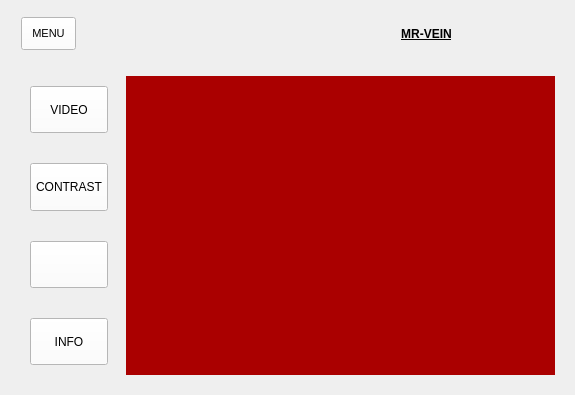
<?xml version="1.0" encoding="UTF-8"?>
<ui version="4.0">
 <class>MainWindow</class>
 <widget class="QMainWindow" name="MainWindow">
  <property name="geometry">
   <rect>
    <x>0</x>
    <y>0</y>
    <width>575</width>
    <height>395</height>
   </rect>
  </property>
  <property name="windowTitle">
   <string>MainWindow</string>
  </property>
  <widget class="QWidget" name="centralwidget">
   <property name="styleSheet">
    <string notr="true">*{
   background-color:transparent;
}

#centralwidget{
   background-color:transparent;
}

QPushButton{
   padding: 10px;
   background-color:white;
}

QToolButton{
   padding:10px;
   background-color:white;
}



</string>
   </property>
   <layout class="QVBoxLayout" name="verticalLayout">
    <item>
     <widget class="QFrame" name="header">
      <property name="minimumSize">
       <size>
        <width>0</width>
        <height>50</height>
       </size>
      </property>
      <property name="maximumSize">
       <size>
        <width>16777215</width>
        <height>50</height>
       </size>
      </property>
      <property name="frameShape">
       <enum>QFrame::StyledPanel</enum>
      </property>
      <property name="frameShadow">
       <enum>QFrame::Raised</enum>
      </property>
      <layout class="QHBoxLayout" name="horizontalLayout_2">
       <property name="spacing">
        <number>0</number>
       </property>
       <property name="leftMargin">
        <number>0</number>
       </property>
       <property name="topMargin">
        <number>0</number>
       </property>
       <property name="rightMargin">
        <number>0</number>
       </property>
       <property name="bottomMargin">
        <number>0</number>
       </property>
       <item alignment="Qt::AlignLeft">
        <widget class="QFrame" name="button_frame">
         <property name="font">
          <font>
           <pointsize>8</pointsize>
          </font>
         </property>
         <property name="frameShape">
          <enum>QFrame::StyledPanel</enum>
         </property>
         <property name="frameShadow">
          <enum>QFrame::Raised</enum>
         </property>
         <layout class="QHBoxLayout" name="horizontalLayout_3">
          <property name="spacing">
           <number>50</number>
          </property>
          <property name="leftMargin">
           <number>10</number>
          </property>
          <property name="topMargin">
           <number>5</number>
          </property>
          <property name="rightMargin">
           <number>10</number>
          </property>
          <property name="bottomMargin">
           <number>5</number>
          </property>
          <item>
           <widget class="QPushButton" name="menu_button">
            <property name="sizePolicy">
             <sizepolicy hsizetype="Preferred" vsizetype="Preferred">
              <horstretch>0</horstretch>
              <verstretch>0</verstretch>
             </sizepolicy>
            </property>
            <property name="minimumSize">
             <size>
              <width>0</width>
              <height>33</height>
             </size>
            </property>
            <property name="maximumSize">
             <size>
              <width>16777215</width>
              <height>33</height>
             </size>
            </property>
            <property name="font">
             <font>
              <pointsize>8</pointsize>
             </font>
            </property>
            <property name="text">
             <string>MENU</string>
            </property>
            <property name="icon">
             <iconset resource="icons.qrc">
              <normaloff>:/icons/icons/menu.svg</normaloff>:/icons/icons/menu.svg</iconset>
            </property>
           </widget>
          </item>
         </layout>
        </widget>
       </item>
       <item>
        <widget class="QFrame" name="logo_frame">
         <property name="frameShape">
          <enum>QFrame::StyledPanel</enum>
         </property>
         <property name="frameShadow">
          <enum>QFrame::Raised</enum>
         </property>
         <layout class="QHBoxLayout" name="horizontalLayout_4">
          <property name="spacing">
           <number>0</number>
          </property>
          <property name="leftMargin">
           <number>0</number>
          </property>
          <property name="topMargin">
           <number>0</number>
          </property>
          <property name="rightMargin">
           <number>0</number>
          </property>
          <property name="bottomMargin">
           <number>0</number>
          </property>
          <item>
           <widget class="QLabel" name="product_name">
            <property name="font">
             <font>
              <pointsize>9</pointsize>
              <weight>75</weight>
              <bold>true</bold>
              <underline>true</underline>
             </font>
            </property>
            <property name="text">
             <string>MR-VEIN</string>
            </property>
            <property name="alignment">
             <set>Qt::AlignCenter</set>
            </property>
           </widget>
          </item>
         </layout>
        </widget>
       </item>
      </layout>
     </widget>
    </item>
    <item>
     <widget class="QFrame" name="body">
      <property name="sizePolicy">
       <sizepolicy hsizetype="Preferred" vsizetype="Expanding">
        <horstretch>0</horstretch>
        <verstretch>0</verstretch>
       </sizepolicy>
      </property>
      <property name="frameShape">
       <enum>QFrame::StyledPanel</enum>
      </property>
      <property name="frameShadow">
       <enum>QFrame::Raised</enum>
      </property>
      <layout class="QHBoxLayout" name="horizontalLayout">
       <item>
        <widget class="QFrame" name="side_menu">
         <layout class="QVBoxLayout" name="verticalLayout_2">
          <property name="spacing">
           <number>0</number>
          </property>
          <property name="leftMargin">
           <number>0</number>
          </property>
          <property name="topMargin">
           <number>0</number>
          </property>
          <property name="rightMargin">
           <number>0</number>
          </property>
          <property name="bottomMargin">
           <number>0</number>
          </property>
          <item>
           <widget class="QFrame" name="menu_container">
            <property name="sizePolicy">
             <sizepolicy hsizetype="Preferred" vsizetype="Expanding">
              <horstretch>0</horstretch>
              <verstretch>0</verstretch>
             </sizepolicy>
            </property>
            <property name="minimumSize">
             <size>
              <width>100</width>
              <height>0</height>
             </size>
            </property>
            <property name="maximumSize">
             <size>
              <width>100</width>
              <height>16777215</height>
             </size>
            </property>
            <property name="frameShape">
             <enum>QFrame::StyledPanel</enum>
            </property>
            <property name="frameShadow">
             <enum>QFrame::Raised</enum>
            </property>
            <layout class="QVBoxLayout" name="verticalLayout_3">
             <property name="spacing">
              <number>30</number>
             </property>
             <property name="leftMargin">
              <number>10</number>
             </property>
             <property name="topMargin">
              <number>10</number>
             </property>
             <property name="rightMargin">
              <number>10</number>
             </property>
             <property name="bottomMargin">
              <number>10</number>
             </property>
             <item>
              <widget class="QToolButton" name="video_button">
               <property name="sizePolicy">
                <sizepolicy hsizetype="Preferred" vsizetype="Preferred">
                 <horstretch>0</horstretch>
                 <verstretch>0</verstretch>
                </sizepolicy>
               </property>
               <property name="text">
                <string>VIDEO</string>
               </property>
               <property name="icon">
                <iconset resource="icons.qrc">
                 <normaloff>:/icons/icons/video.svg</normaloff>:/icons/icons/video.svg</iconset>
               </property>
              </widget>
             </item>
             <item>
              <widget class="QToolButton" name="contrast_button">
               <property name="sizePolicy">
                <sizepolicy hsizetype="Preferred" vsizetype="Preferred">
                 <horstretch>0</horstretch>
                 <verstretch>0</verstretch>
                </sizepolicy>
               </property>
               <property name="text">
                <string>CONTRAST</string>
               </property>
               <property name="icon">
                <iconset resource="icons.qrc">
                 <normaloff>:/icons/icons/sun.svg</normaloff>:/icons/icons/sun.svg</iconset>
               </property>
              </widget>
             </item>
             <item>
              <widget class="QToolButton" name="depth_button">
               <property name="sizePolicy">
                <sizepolicy hsizetype="Preferred" vsizetype="Preferred">
                 <horstretch>0</horstretch>
                 <verstretch>0</verstretch>
                </sizepolicy>
               </property>
               <property name="text">
                <string/>
               </property>
               <property name="icon">
                <iconset resource="icons.qrc">
                 <normaloff>:/icons/icons/layers.svg</normaloff>:/icons/icons/layers.svg</iconset>
               </property>
              </widget>
             </item>
             <item>
              <widget class="QToolButton" name="info_button">
               <property name="sizePolicy">
                <sizepolicy hsizetype="Preferred" vsizetype="Preferred">
                 <horstretch>0</horstretch>
                 <verstretch>0</verstretch>
                </sizepolicy>
               </property>
               <property name="text">
                <string>INFO</string>
               </property>
               <property name="icon">
                <iconset resource="icons.qrc">
                 <normaloff>:/icons/icons/info.svg</normaloff>:/icons/icons/info.svg</iconset>
               </property>
              </widget>
             </item>
            </layout>
           </widget>
          </item>
         </layout>
        </widget>
       </item>
       <item>
        <widget class="QFrame" name="video_frame">
         <property name="sizePolicy">
          <sizepolicy hsizetype="Expanding" vsizetype="Preferred">
           <horstretch>0</horstretch>
           <verstretch>0</verstretch>
          </sizepolicy>
         </property>
         <property name="frameShape">
          <enum>QFrame::StyledPanel</enum>
         </property>
         <property name="frameShadow">
          <enum>QFrame::Raised</enum>
         </property>
         <layout class="QHBoxLayout" name="horizontalLayout_5">
          <property name="spacing">
           <number>0</number>
          </property>
          <property name="leftMargin">
           <number>0</number>
          </property>
          <property name="topMargin">
           <number>0</number>
          </property>
          <property name="rightMargin">
           <number>0</number>
          </property>
          <property name="bottomMargin">
           <number>0</number>
          </property>
          <item>
           <widget class="QStackedWidget" name="stackedWidget">
            <property name="sizePolicy">
             <sizepolicy hsizetype="Expanding" vsizetype="Expanding">
              <horstretch>0</horstretch>
              <verstretch>0</verstretch>
             </sizepolicy>
            </property>
            <property name="currentIndex">
             <number>1</number>
            </property>
            <widget class="QWidget" name="video_page">
             <property name="styleSheet">
              <string notr="true">background-color: transparent;</string>
             </property>
             <layout class="QVBoxLayout" name="verticalLayout_4">
              <property name="spacing">
               <number>0</number>
              </property>
              <property name="leftMargin">
               <number>0</number>
              </property>
              <property name="topMargin">
               <number>0</number>
              </property>
              <property name="rightMargin">
               <number>0</number>
              </property>
              <property name="bottomMargin">
               <number>0</number>
              </property>
              <item>
               <widget class="QLabel" name="video_label">
                <property name="text">
                 <string/>
                </property>
               </widget>
              </item>
             </layout>
            </widget>
            <widget class="QWidget" name="contrast_page">
             <property name="styleSheet">
              <string notr="true">background-color: rgb(170, 0, 0);</string>
             </property>
            </widget>
            <widget class="QWidget" name="depth_page">
             <property name="styleSheet">
              <string notr="true">background-color: rgb(0, 85, 0);</string>
             </property>
            </widget>
            <widget class="QWidget" name="info_page">
             <property name="styleSheet">
              <string notr="true">background-color: rgb(170, 85, 0);</string>
             </property>
            </widget>
           </widget>
          </item>
         </layout>
        </widget>
       </item>
      </layout>
     </widget>
    </item>
   </layout>
  </widget>
 </widget>
 <resources>
  <include location="icons.qrc"/>
 </resources>
 <connections/>
</ui>
